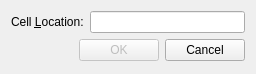
<?xml version="1.0" encoding="UTF-8"?>
<ui version="4.0">
 <class>GoToCellDialog</class>
 <widget class="QWidget" name="GoToCellDialog">
  <property name="geometry">
   <rect>
    <x>0</x>
    <y>0</y>
    <width>256</width>
    <height>74</height>
   </rect>
  </property>
  <property name="windowTitle">
   <string>Go To Cell</string>
  </property>
  <layout class="QVBoxLayout" name="verticalLayout">
   <item>
    <layout class="QHBoxLayout" name="horizontalLayout">
     <item>
      <widget class="QLabel" name="label">
       <property name="text">
        <string>Cell &amp;Location:</string>
       </property>
       <property name="buddy">
        <cstring>lineEdit</cstring>
       </property>
      </widget>
     </item>
     <item>
      <widget class="QLineEdit" name="lineEdit"/>
     </item>
    </layout>
   </item>
   <item>
    <layout class="QHBoxLayout" name="horizontalLayout_2">
     <item>
      <spacer name="horizontalSpacer">
       <property name="orientation">
        <enum>Qt::Horizontal</enum>
       </property>
       <property name="sizeHint" stdset="0">
        <size>
         <width>40</width>
         <height>20</height>
        </size>
       </property>
      </spacer>
     </item>
     <item>
      <widget class="QPushButton" name="okButton">
       <property name="enabled">
        <bool>false</bool>
       </property>
       <property name="text">
        <string>OK</string>
       </property>
       <property name="default">
        <bool>true</bool>
       </property>
      </widget>
     </item>
     <item>
      <widget class="QPushButton" name="cancelButton">
       <property name="text">
        <string>Cancel</string>
       </property>
      </widget>
     </item>
    </layout>
   </item>
  </layout>
 </widget>
 <resources/>
 <connections/>
</ui>
